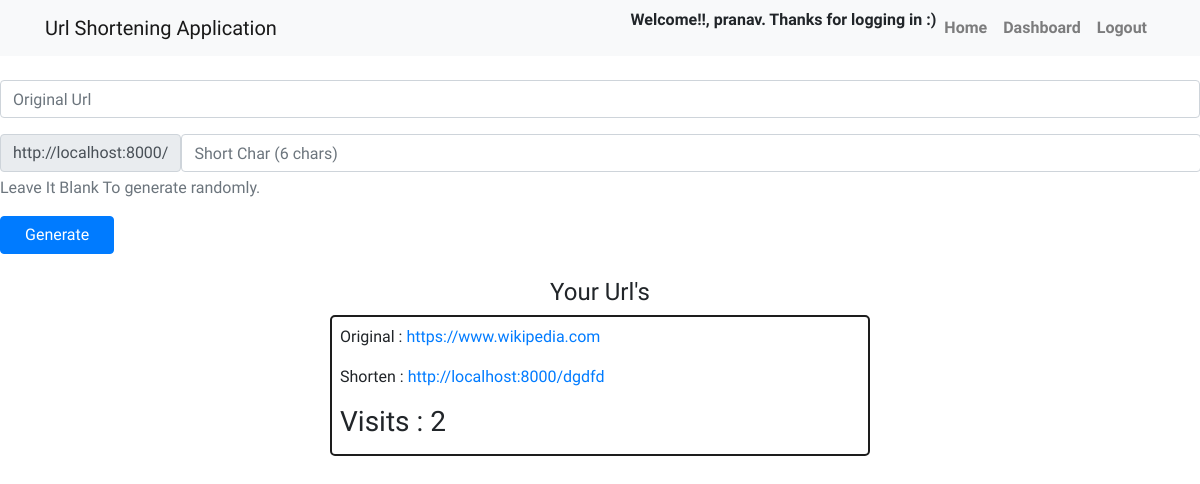
The app's page / (signed in) with its own data.
### urlhandler/models.py (models this page shows)
class shorturl(models.Model):
    original_url=models.URLField(blank=False)
    short_query=models.CharField(blank=False,max_length=8)
    visits=models.IntegerField(default=0)
    user=models.ForeignKey(User,on_delete=models.CASCADE)

### urlhandler/views.py (the view)
# urls.py: path('',views.dashboard,name='dashboard'),
def dashboard(request):
    usr=request.user
    urls=shorturl.objects.filter(user=usr)
    return render(request,'dashboard.html',{'urls':urls})

### url_management/templates/dashboard.html (shortened to what this page needs)
{% extends 'nav.html' %}
{% block content %}
<form action="{% url 'generate' %}" method="POST">
                <div class="form-group">
                    <input type="url" name="original" class="form-control" placeholder="Original Url">
                </div>
                <div class="form-group">
                    <div class="input-group-prepend">
                        <div class="input-group-text">http://localhost:8000/</div>
                        <input type="text" name="short" class="form-control" placeholder="Short Char (6 chars)"
                            maxlength="6" id="short">
                    </div>
                    <p id="shorthelp" class="form-text text-muted">Leave It Blank To generate randomly.</p>
                </div>
                <div class="form-group">
                    <input type="submit" class="btn btn-primary px-4" value="Generate">
                </div>
</form>
<div class="container my-4">
    <div class="row">
        <div class="col-12 text-center">
            <h4>Your Url's</h4>
        </div>
    </div>
    <div class="row justify-content-between">
        {% for u in urls %}
        <div class="col-10 col-sm-10 col-md-6 mb-2 mx-auto">
            <div style="overflow: hidden;" class="customcontainer p-2">
                <p style="text-overflow: ellipsis;">Original : <a href="{{ u.original_url }}" target="_blank"
                        class="card-link">{{ u.original_url }}</a>
                </p>
                <p>Shorten : <a href="http://localhost:8000/{{ u.short_query }}" target="_blank"
                        class="card-link">http://localhost:8000/{{ u.short_query }}</a></p>
                <div class="row justify-content-between">
                    <div class="col-6 col-sm-6 ">
                        <h3>Visits : {{ u.visits }} </h3>
                    </div>
                </div>
            </div>
        </div>
            {% endfor %}
</body>
</html>
{% endblock %}

### url_management/templates/nav.html (shortened to what this page needs)
<!DOCTYPE html>
<html lang="en">
<head>
  <link rel="stylesheet" href="https://stackpath.bootstrapcdn.com/bootstrap/4.5.0/css/bootstrap.min.css"
>
</head>
<body>
  <nav class="navbar navbar-expand-lg navbar-light bg-light">
    <div class="container">
      <a class="navbar-brand" href="#">Url Shortening Application</a>
      <div class="collapse navbar-collapse" id="navbarNavDropdown">
        <ul class="navbar-nav ml-auto">
          {% if user.is_authenticated %}
    <p><b>Welcome!!, {{ user.get_username }}. Thanks for logging in :)</b></p>
{% else %}
    <p><b>Welcome!!, new user. Please log in</b></p>
{% endif %}
          <li class="nav-item">
            <a class="nav-link" href="{% url 'homepage' %}"> <b>Home</b></a>
          </li>
          {% if user.is_authenticated %}
          <li class="nav-item">
            <a class="nav-link" href="{% url 'dashboard' %}"><b>Dashboard</b></a>
          </li>
          <li class="nav-item">
            <a class="nav-link" href="{% url 'logout' %}"><b>Logout</b></a>
          </li>
          {% endif %}
        </ul>
      </div>
    </div>
  </nav>
  <br>
  {% block content %} {% endblock %}

### url_management/templates/nav.html (style rules this page uses)
body { font-family: 'Baloo Thambi 2', cursive; }

### url_management/templates/dashboard.html (style rules this page uses)
.customcontainer { min-width: 100%; border: 2px solid #1d1d1d; border-radius: 5px; max-width: 100%; height: 100%; }

### records on screen
shorturl: original_url "https://www.wikipedia.com", short_query "dgdfd", visits "2"

### other values on screen
{{ user.get_username }} "pranav"
